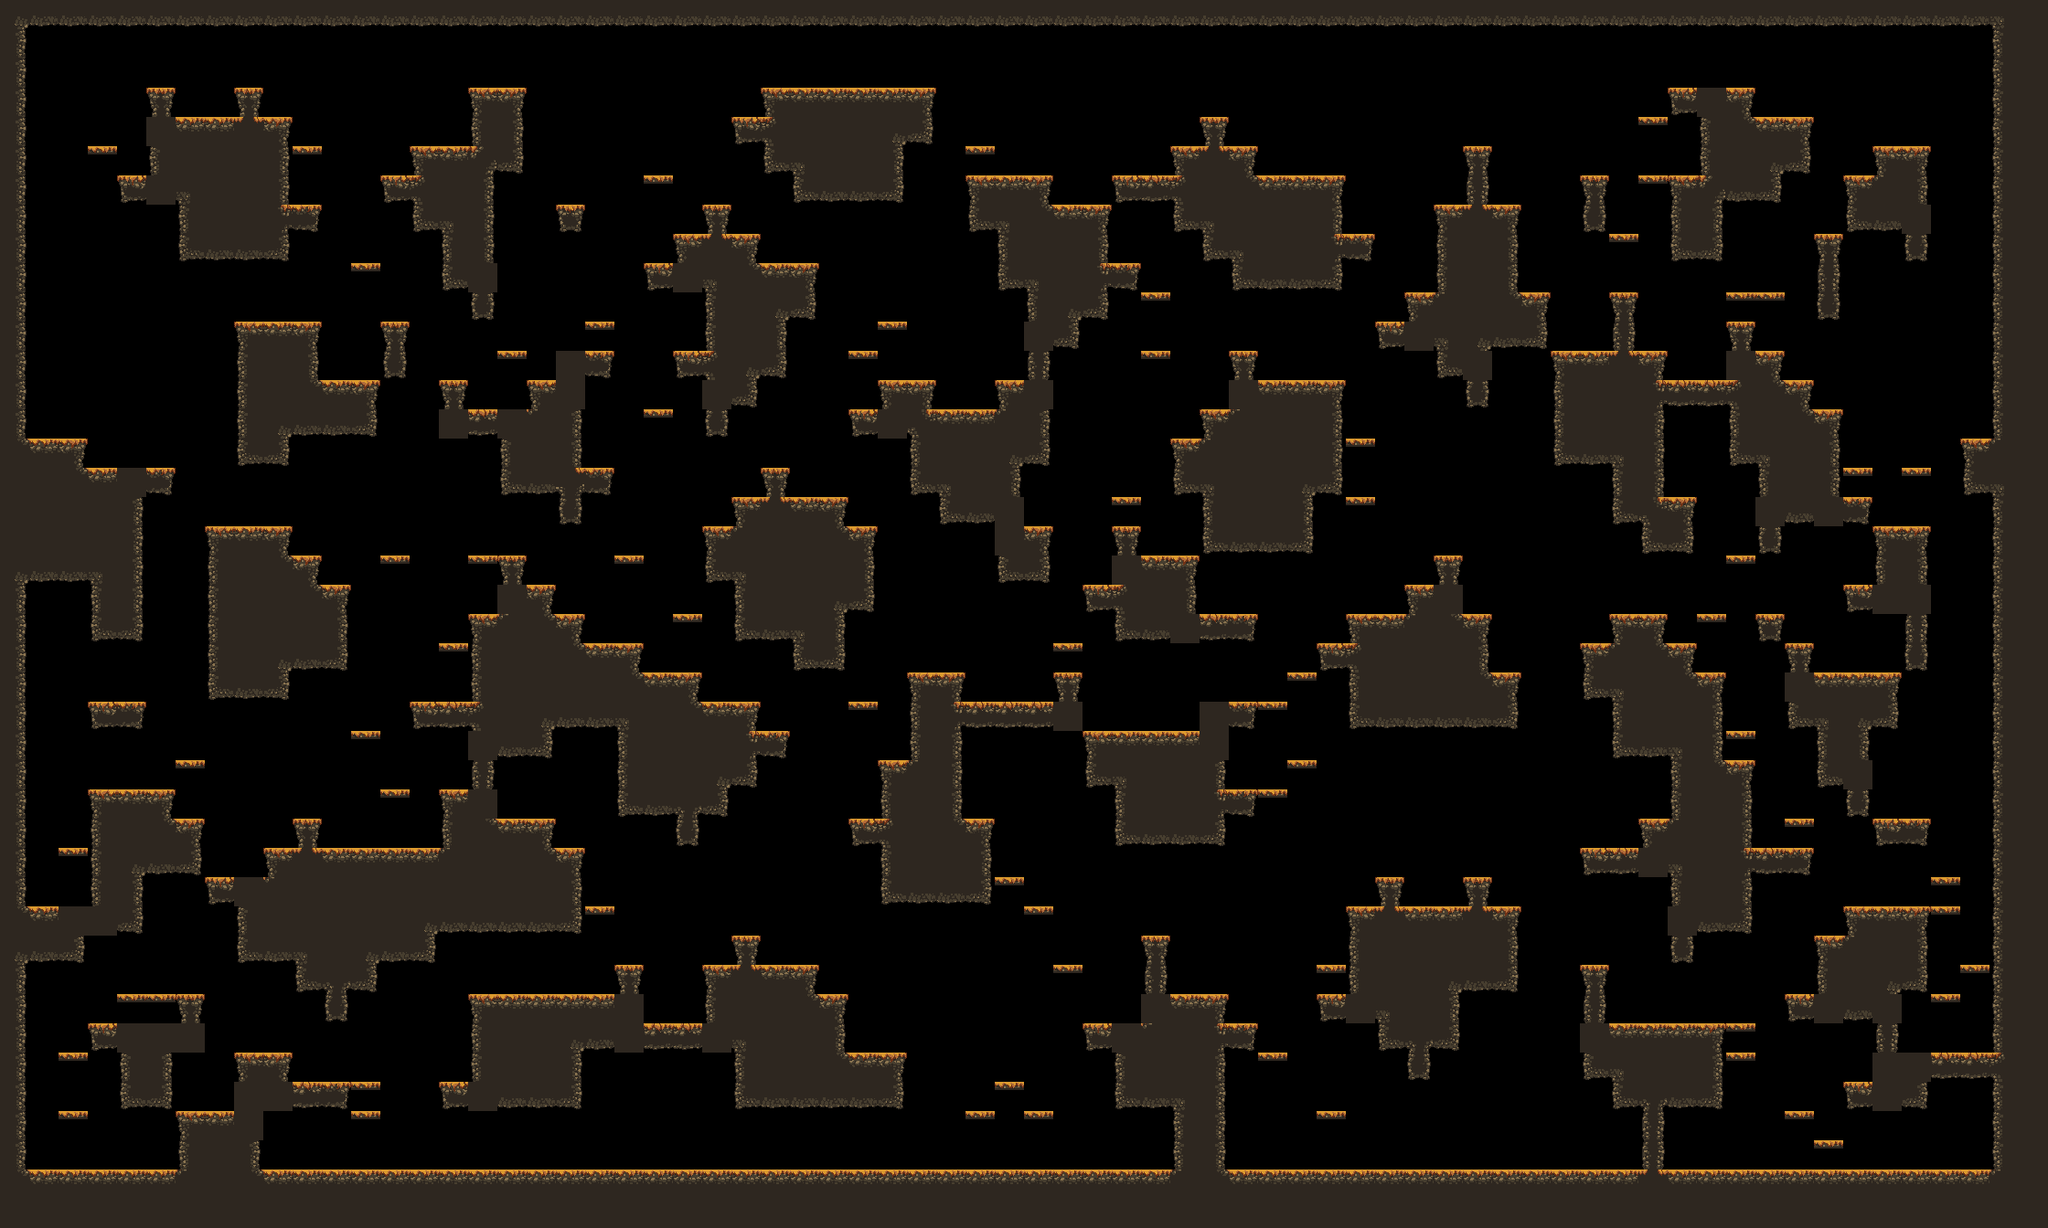

A level layout from a 2D game, rendered from its tile map. Below: a short description, then the map file with tile-grid data replaced by summaries:
An orthogonal 70x42 tile map with 32x32 px tiles, 1 tile layer (main) and 17 objects (9x spawn, spawnPlayer0, spawnCrown0, spawnPlayer1, spawnCrown1, ...).

<map compressionlevel="0" height="42" infinite="0" nextlayerid="3" nextobjectid="4" orientation="orthogonal" renderorder="right-down" tiledversion="1.3.2" tileheight="32" tilewidth="32" version="1.2" width="70">
 <tileset firstgid="1" source="forest_fall_tile_set.tsx" />
 <layer height="42" id="1" name="main" width="70">
  <data>[2940 cells, 1270 non-empty, 28 distinct tile ids]</data>
 </layer>
 <objectgroup id="2" name="objects"><object id="1" name="spawnPlayer0" x="320" y="80.0" /><object id="2" name="spawnCrown0" x="64" y="432.0" /><object id="3" name="spawnPlayer1" x="1952" y="80.0" /><object id="4" name="spawnCrown1" x="1984" y="80.0" /><object id="5" name="spawnPlayer2" x="96" y="1232.0" /><object id="6" name="spawnCrown2" x="64" y="1232.0" /><object id="7" name="spawnPlayer3" x="1984" y="1232.0" /><object id="8" name="spawnCrown3" x="2144" y="1232.0" /><object id="9" name="spawn" x="2080" y="848.0" /><object id="10" name="spawn" x="1344" y="1040.0" /><object id="11" name="spawn" x="1504" y="624.0" /><object id="12" name="spawn" x="1408" y="144.0" /><object id="13" name="spawn" x="1856" y="656.0" /><object id="14" name="spawn" x="992" y="1104.0" /><object id="15" name="spawn" x="1856" y="496.0" /><object id="16" name="spawn" x="1184" y="592.0" /><object id="17" name="spawn" x="480" y="112.0" /></objectgroup></map>
